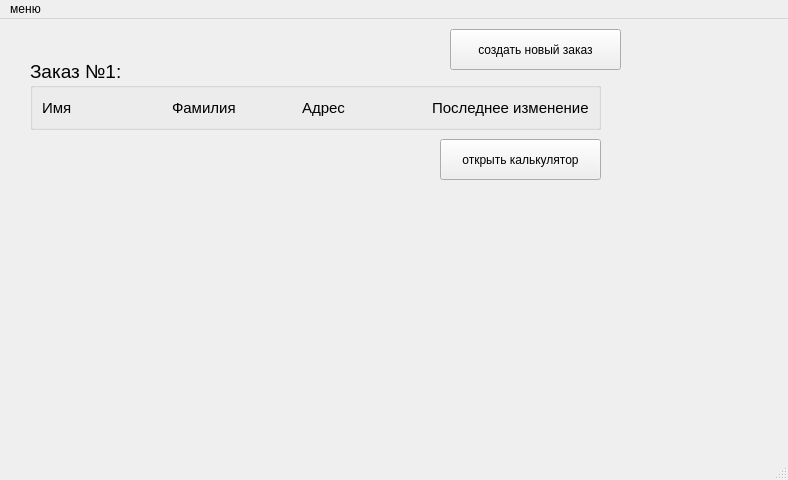
<?xml version="1.0" encoding="UTF-8"?>
<ui version="4.0">
 <class>MainWindow</class>
 <widget class="QMainWindow" name="MainWindow">
  <property name="geometry">
   <rect>
    <x>0</x>
    <y>0</y>
    <width>788</width>
    <height>480</height>
   </rect>
  </property>
  <property name="windowTitle">
   <string>MainWindow</string>
  </property>
  <widget class="QWidget" name="centralwidget">
   <widget class="QPushButton" name="open_new_people">
    <property name="geometry">
     <rect>
      <x>450</x>
      <y>10</y>
      <width>171</width>
      <height>41</height>
     </rect>
    </property>
    <property name="text">
     <string>создать новый заказ</string>
    </property>
   </widget>
   <widget class="QGroupBox" name="order_1">
    <property name="geometry">
     <rect>
      <x>30</x>
      <y>40</y>
      <width>571</width>
      <height>71</height>
     </rect>
    </property>
    <property name="font">
     <font>
      <pointsize>14</pointsize>
     </font>
    </property>
    <property name="title">
     <string>Заказ №1:</string>
    </property>
    <layout class="QHBoxLayout" name="horizontalLayout">
     <item>
      <widget class="QLabel" name="name_1">
       <property name="font">
        <font>
         <pointsize>11</pointsize>
        </font>
       </property>
       <property name="text">
        <string>Имя</string>
       </property>
      </widget>
     </item>
     <item>
      <widget class="QLabel" name="surname_1">
       <property name="font">
        <font>
         <pointsize>11</pointsize>
        </font>
       </property>
       <property name="text">
        <string>Фамилия</string>
       </property>
      </widget>
     </item>
     <item>
      <widget class="QLabel" name="adress_1">
       <property name="font">
        <font>
         <pointsize>11</pointsize>
        </font>
       </property>
       <property name="text">
        <string>Адрес</string>
       </property>
      </widget>
     </item>
     <item>
      <widget class="QLabel" name="changes_1">
       <property name="font">
        <font>
         <pointsize>11</pointsize>
        </font>
       </property>
       <property name="text">
        <string>Последнее изменение</string>
       </property>
      </widget>
     </item>
    </layout>
   </widget>
   <widget class="QPushButton" name="pushButton">
    <property name="geometry">
     <rect>
      <x>440</x>
      <y>120</y>
      <width>161</width>
      <height>41</height>
     </rect>
    </property>
    <property name="text">
     <string>открыть калькулятор</string>
    </property>
   </widget>
  </widget>
  <widget class="QMenuBar" name="menubar">
   <property name="geometry">
    <rect>
     <x>0</x>
     <y>0</y>
     <width>788</width>
     <height>21</height>
    </rect>
   </property>
   <widget class="QMenu" name="menu">
    <property name="title">
     <string>меню</string>
    </property>
   </widget>
   <addaction name="menu"/>
  </widget>
  <widget class="QStatusBar" name="statusbar"/>
 </widget>
 <resources/>
 <connections/>
</ui>
